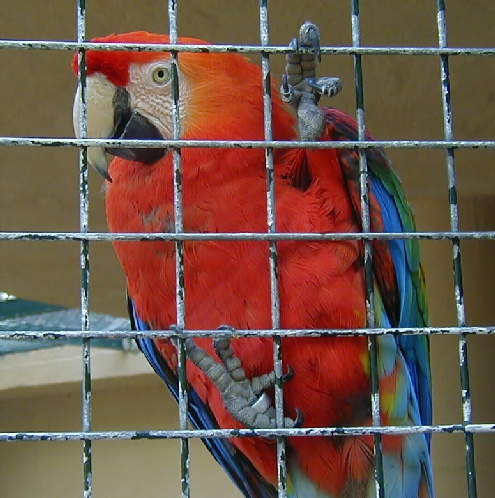
%> input picture image_processing_project/parrot.bmp, 495 x 498 px
$ octave fbpd_color.m   (GNU Octave 9; MATLAB toolbox functions it lacks are replaced by stand-ins)
%> lines starting %> are read from the running program, lines starting %| are printed output that depends on the picture
x1 = imread('parrot.bmp');
%> x1 is the input picture: size 498x495x3 uint8; mean R, G, B 112.6, 85.2, 72.8
x1 = imresize(x1, [256, 256]);
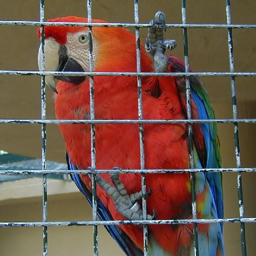
%> x1: size 256x256x3 uint8; mean R, G, B 112.6, 85.2, 72.8

x1bw = rgb2gray(x1); % Convert image to grayscale
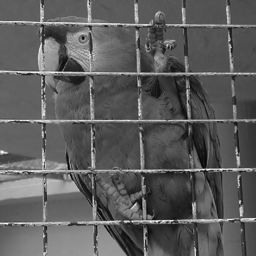
%> x1bw: size 256x256 uint8; min 6, max 251, mean 92
x1bw = im2double(x1bw);
%> x1bw: size 256x256 double

figure
imshow(x1bw);

siz1 = size(x1bw, 1);
%> siz1 = 256
siz2 = size(x1bw, 2);
%> siz2 = 256

H = fspecial('average', 3); % Filter mask

H2 = zeros(3, 3, 3); % Adjusted size for color channels
H2(1:3, 1:3, :) = repmat(H, [1, 1, 3]);
H2 = circshift(H2, [-1, -1, 0]); % Convolutional filter H2

%> (the run ends here)

$ run again, with image_processing_project/houseT.png saved as image_processing_project/parrot.bmp
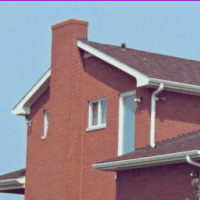
%> input picture image_processing_project/houseT.png, 200 x 200 px
%> x1 is the input picture: size 200x200x3 uint8; mean R, G, B 146.7, 133, 142
%> `x1 = imresize(x1, [256, 256]);`:
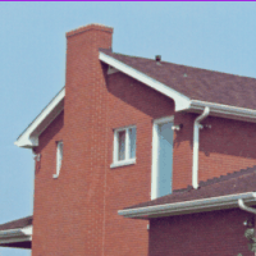
%> x1: size 256x256x3 uint8; mean R, G, B 146.7, 132.9, 142
%> `x1bw = rgb2gray(x1);`:
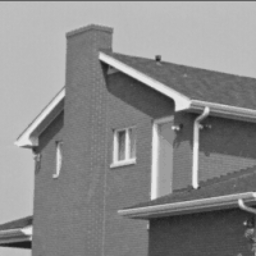
%> x1bw: size 256x256 uint8; min 30, max 237, mean 138.1
